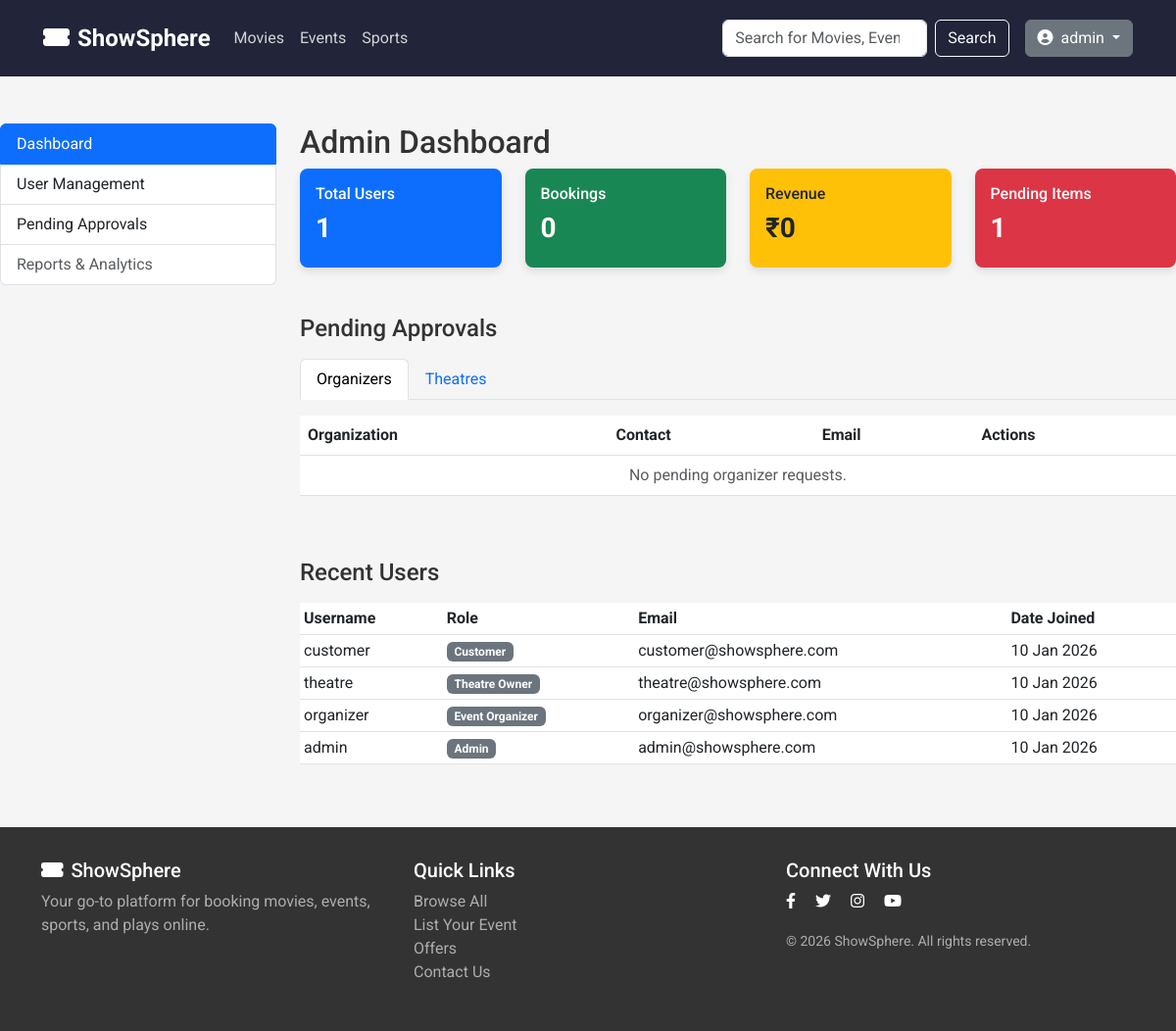
Screenshot of /admin-panel/ (signed in) with the database file from the repository.
### booking/models.py (models this page shows, shortened)
class CustomUser(AbstractUser):
    ROLE_CHOICES = [
        ('customer', 'Customer'),
        ('organizer', 'Event Organizer'),
        ('theatre_owner', 'Theatre Owner'),
        ('admin', 'Admin'),
    ]
    role = models.CharField(max_length=20, choices=ROLE_CHOICES, default='customer')
    city = models.ForeignKey('City', on_delete=models.SET_NULL, null=True, blank=True)
    phone = models.CharField(max_length=15, blank=True)
    email_verified = models.BooleanField(default=False)
    verification_token = models.CharField(max_length=100, blank=True)

### booking/views.py (the view)
# urls.py: path('admin-panel/', views.admin_dashboard, name='admin_dashboard'),
@admin_required
def admin_dashboard(request):
    pending_organizers_qs = OrganizerProfile.objects.filter(status='pending')
    pending_theatres_qs = TheatreOwnerProfile.objects.filter(status='pending')
    pending_organizers_count = pending_organizers_qs.count()
    pending_theatres_count = pending_theatres_qs.count()
    pending_events_count = Event.objects.filter(status='pending').count()
    pending_movies_count = Movie.objects.filter(status='pending').count()
    pending_approvals = pending_organizers_count + pending_theatres_count + pending_events_count + pending_movies_count
    total_users = CustomUser.objects.filter(role='customer').count()
    total_bookings = Booking.objects.filter(payment_status='completed').count()
    total_revenue = Booking.objects.filter(payment_status='completed').aggregate(
        total=Sum('total_amount')
    )['total'] or 0
    recent_users = CustomUser.objects.order_by('-date_joined')[:5]
    context = {
        'pending_organizers': pending_organizers_qs,
        'pending_theatres': pending_theatres_qs,
        'pending_events': pending_events_count,
        'pending_movies': pending_movies_count,
        'pending_approvals': pending_approvals,
        'total_users': total_users,
        'total_bookings': total_bookings,
        'total_revenue': total_revenue,
        'recent_users': recent_users,
    }
    return render(request, 'admin_panel/dashboard.html', context)

### templates/admin_panel/dashboard.html (shortened to what this page needs)
{% extends 'base.html' %}
{% block content %}
<div class="row my-5">
    <div class="col-md-3">
        <div class="list-group">
            <a href="{% url 'booking:admin_dashboard' %}"
                class="list-group-item list-group-item-action active">Dashboard</a>
            <a href="#users" class="list-group-item list-group-item-action">User Management</a>
            <a href="#approvals" class="list-group-item list-group-item-action">Pending Approvals</a>
            <a href="#" class="list-group-item list-group-item-action disabled">Reports & Analytics</a>
        </div>
    </div>
    <div class="col-md-9">
        <h2>Admin Dashboard</h2>
        <div class="row g-4 mb-5">
            <div class="col-md-3">
                <div class="card bg-primary text-white h-100">
                    <div class="card-body">
                        <h6 class="card-title">Total Users</h6>
                        <h3 class="fw-bold">{{ total_users }}</h3>
                    </div>
                </div>
            </div>
            <div class="col-md-3">
                <div class="card bg-success text-white h-100">
                    <div class="card-body">
                        <h6 class="card-title">Bookings</h6>
                        <h3 class="fw-bold">{{ total_bookings }}</h3>
                    </div>
                </div>
            </div>
            <div class="col-md-3">
                <div class="card bg-warning text-dark h-100">
                    <div class="card-body">
                        <h6 class="card-title">Revenue</h6>
                        <h3 class="fw-bold">₹{{ total_revenue|floatformat:0 }}</h3>
                    </div>
                </div>
            </div>
            <div class="col-md-3">
                <div class="card bg-danger text-white h-100">
                    <div class="card-body">
                        <h6 class="card-title">Pending Items</h6>
                        <h3 class="fw-bold">{{ pending_approvals }}</h3>
                    </div>
                </div>
            </div>
        </div>
        <h4 id="approvals" class="mb-3">Pending Approvals</h4>
        <ul class="nav nav-tabs mb-3" id="approvalTabs" role="tablist">
            <li class="nav-item">
                <button class="nav-link active" id="organizers-tab" data-bs-toggle="tab" data-bs-target="#organizers"
                    type="button">Organizers</button>
            </li>
            <li class="nav-item">
                <button class="nav-link" id="theatres-tab" data-bs-toggle="tab" data-bs-target="#theatres"
                    type="button">Theatres</button>
            </li>
        </ul>
        <div class="tab-content mb-5" id="approvalTabsContent">
            <div class="tab-pane fade show active" id="organizers" role="tabpanel">
                <div class="table-responsive">
                    <table class="table align-middle">
                        <thead>
                            <tr>
                                <th>Organization</th>
                                <th>Contact</th>
                                <th>Email</th>
                                <th>Actions</th>
                            </tr>
                        </thead>
                        <tbody>
                            {% for organizer in pending_organizers %}
                            <tr>
                                <td>{{ organizer.organization_name }}</td>
                                <td>{{ organizer.contact_person }}</td>
                                <td>{{ organizer.user.email }}</td>
                                <td>
                                    <a href="{% url 'booking:approve_organizer' organizer.id %}"
                                        class="btn btn-sm btn-success">Approve</a>
                                    <a href="{% url 'booking:reject_organizer' organizer.id %}"
                                        class="btn btn-sm btn-outline-danger">Reject</a>
                                </td>
                            </tr>
                            {% empty %}
                            <tr>
                                <td colspan="4" class="text-center text-muted">No pending organizer requests.</td>
                            </tr>
                            {% endfor %}
                        </tbody>
                    </table>
                </div>
            </div>
        </div>
        <h4 id="users" class="mb-3">Recent Users</h4>
        <div class="table-responsive">
            <table class="table table-sm">
                <thead>
                    <tr>
                        <th>Username</th>
                        <th>Role</th>
                        <th>Email</th>
                        <th>Date Joined</th>
                    </tr>
                </thead>
                <tbody>
                    {% for user in recent_users %}
                    <tr>
                        <td>{{ user.username }}</td>
                        <td><span class="badge bg-secondary">{{ user.get_role_display }}</span></td>
                        <td>{{ user.email }}</td>
                        <td>{{ user.date_joined|date:"d M Y" }}</td>
                    </tr>
                    {% endfor %}
                </tbody>
            </table>
        </div>
    </div>
</div>
{% endblock %}

### templates/base.html (shortened to what this page needs)
<!DOCTYPE html>
<html lang="en">
<head>
    <link href="https://cdn.jsdelivr.net/npm/bootstrap@5.3.0/dist/css/bootstrap.min.css" rel="stylesheet">
    <link rel="stylesheet" href="https://cdnjs.cloudflare.com/ajax/libs/font-awesome/6.0.0/css/all.min.css">
    {% load static %}
    <link rel="stylesheet" href="{% static 'css/style.css' %}">
</head>
<body>
    {% block navbar %}
    <nav class="navbar navbar-expand-lg navbar-dark sticky-top">
        <div class="container">
            <a class="navbar-brand" href="{% url 'booking:home' %}">
                <i class="fas fa-ticket-alt me-2"></i>ShowSphere
            </a>
            <div class="collapse navbar-collapse" id="navbarNav">
                <ul class="navbar-nav me-auto">
                    <li class="nav-item">
                        <a class="nav-link" href="{% url 'booking:browse' %}">Movies</a>
                    </li>
                    <li class="nav-item">
                        <a class="nav-link" href="{% url 'booking:browse' %}?category=events">Events</a>
                    </li>
                    <li class="nav-item">
                        <a class="nav-link" href="{% url 'booking:browse' %}?category=sports">Sports</a>
                    </li>
                </ul>
                <form class="d-flex me-3" action="{% url 'booking:search' %}" method="get">
                    <input class="form-control me-2" type="search" placeholder="Search for Movies, Events..."
                        aria-label="Search" name="q">
                    <button class="btn btn-outline-light" type="submit">Search</button>
                </form>
                <div class="d-flex align-items-center">
                    {% if user.is_authenticated %}
                    <div class="dropdown">
                        <button class="btn btn-secondary dropdown-toggle" type="button" id="userDropdown"
                            data-bs-toggle="dropdown" aria-expanded="false">
                            <i class="fas fa-user-circle me-1"></i> {{ user.username }}
                        </button>
                    </div>
                    {% else %}
                    <a href="{% url 'booking:login' %}" class="btn btn-primary me-2">Sign In</a>
                    <a href="{% url 'booking:customer_register' %}" class="btn btn-outline-light">Sign Up</a>
                    {% endif %}
                </div>
            </div>
        </div>
    </nav>
    {% endblock %}
    <main>
        {% block content %}{% endblock %}
    </main>
    <footer class="mt-5">
        <div class="container">
            <div class="row">
                <div class="col-md-4">
                    <h5><i class="fas fa-ticket-alt me-2"></i>ShowSphere</h5>
                    <p class="text-muted-light">Your go-to platform for booking movies, events, sports, and plays
                        online.</p>
                </div>
                <div class="col-md-4">
                    <h5>Quick Links</h5>
                    <ul class="list-unstyled">
                        <li><a href="{% url 'booking:browse' %}" class="text-decoration-none text-muted-light">Browse
                                All</a></li>
                        <li><a href="#" class="text-decoration-none text-muted-light">List Your Event</a></li>
                        <li><a href="#" class="text-decoration-none text-muted-light">Offers</a></li>
                        <li><a href="#" class="text-decoration-none text-muted-light">Contact Us</a></li>
                    </ul>
                </div>
                <div class="col-md-4">
                    <h5>Connect With Us</h5>
                    <div class="social-icons">
                        <a href="#" class="text-white me-3"><i class="fab fa-facebook-f"></i></a>
                        <a href="#" class="text-white me-3"><i class="fab fa-twitter"></i></a>
                        <a href="#" class="text-white me-3"><i class="fab fa-instagram"></i></a>
                        <a href="#" class="text-white"><i class="fab fa-youtube"></i></a>
                    </div>
                    <div class="mt-3">
                        <small class="text-muted-light">&copy; {% now "Y" %} ShowSphere. All rights reserved.</small>
                    </div>
                </div>
            </div>
        </div>
    </footer>
</body>
</html>

### static/css/style.css (style rules this page uses)
:root { --primary-color: #f84464; --secondary-color: #222539; --accent-color: #f5f5f5; --text-primary: #333333; --text-secondary: #666666; --text-white: #ffffff; --background-light: #f5f5f5; --background-white: #ffffff; --success-color: #4caf50; --warning-color: #ff9800; --danger-color: #f44336; --border-radius: 8px; --box-shadow: 0 4px 8px rgba(0, 0, 0, 0.1); --transition: all 0.3s ease; }
body { font-family: 'Roboto', 'Inter', sans-serif; background-color: var(--background-light); color: var(--text-primary); margin: 0; padding: 0; box-sizing: border-box; }
.navbar { background-color: var(--secondary-color); padding: 1rem 2rem; color: var(--text-white); }
.navbar-brand { font-size: 1.5rem; font-weight: bold; color: var(--text-white) !important; }
.navbar-nav .nav-link { color: rgba(255, 255, 255, 0.8) !important; transition: var(--transition); }
.card { border: none; border-radius: var(--border-radius); box-shadow: var(--box-shadow); transition: var(--transition); overflow: hidden; }
footer { background-color: #333; color: white; padding: 2rem 0; margin-top: 2rem; }
.text-muted-light { color: rgba(255, 255, 255, 0.6); }

### rows the page displays
CustomUser: username "admin", role "Admin", email "admin@showsphere.com", date_joined "10 Jan 2026"
CustomUser: username "customer", role "Customer", email "customer@showsphere.com", date_joined "10 Jan 2026"
CustomUser: username "theatre", role "Theatre Owner", email "theatre@showsphere.com", date_joined "10 Jan 2026"
CustomUser: username "organizer", role "Event Organizer", email "organizer@showsphere.com", date_joined "10 Jan 2026"

### other values shown
{{ total_users }} "1"
{{ total_bookings }} "0"
{{ total_revenue|floatformat:0 }} "0"
{{ pending_approvals }} "1"
